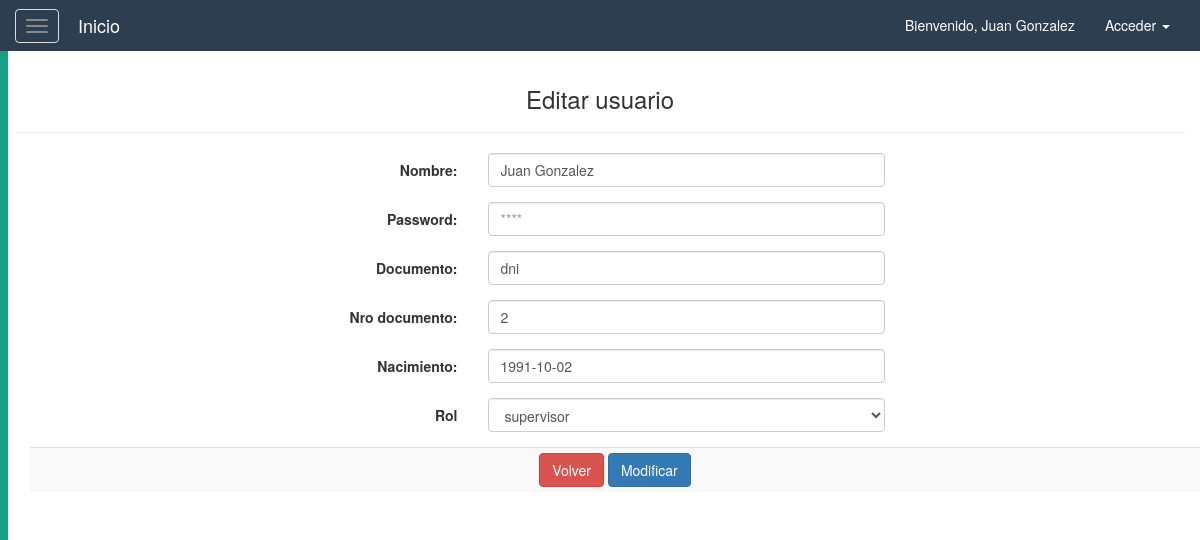
The app's page /logistica/editarUser.php?id=1 (signed in) with its own data.
### tables this page shows
CREATE TABLE `usuario` (
  `idUsuario` int(11) NOT NULL,
  `tipo_doc` varchar(45) DEFAULT NULL,
  `num_doc` int(11) DEFAULT NULL,
  `nombre` varchar(45) DEFAULT NULL,
  `fecha_nacimiento` date DEFAULT NULL,
  `rol` enum('chofer','admin','supervisor','mecanico') NOT NULL DEFAULT 'chofer',
  `password` varchar(45) DEFAULT NULL,
  `tipo_licencia` varchar(20) DEFAULT NULL,
  `nro_licencia` int(11) DEFAULT NULL
);

### resources/db/control.php (called while the page is built, shortened)
<?php
    class controlDB{
        function __construct(){
            try{
            $host="localhost";
            $dbname="logistica";
            $user="root";
            $pass="";
            $this->con=mysqli_connect($host,$user,$pass) or die("No se puede conectar con la base de datos.");
            mysqli_select_db($this->con,$dbname)or die("No se encuentra la base de datos.");
            mysqli_set_charset($this->con, "utf8");
            }catch(Exception $ex){
                throw $ex;
            }
        }
        function consultar($sql){
        $link=$this->con;
        $stmt = mysqli_prepare($link, $sql);
        mysqli_stmt_execute($stmt);
        $result = $stmt->get_result();
        $data=null;
        while($fila=$result->fetch_assoc()){
            $data[]=$fila;
        }
        return $data;
        }
    }
?>

### logistica/editarUser.php (the view, shortened to what this page needs)
<!DOCTYPE html>
<html lang="es">
<head>
    <?php
        $cod = $_GET['id'];
        $obj = new controlDB();
        $user = $obj -> consultar("SELECT *
            FROM usuario
            WHERE idUsuario = '$cod'");
    ?>
</head>
<body>
    <?php
        require_once($_SERVER['DOCUMENT_ROOT'].'/resources/templates/header.php');
    ?>
    <div id="wrapper">
    <?php
        require_once($_SERVER['DOCUMENT_ROOT'].'/resources/templates/sidebar.php');
    ?>
        <div id="page-content-wrapper">
            <div class="container-fluid">
                <div class="row">
                    <div class="col-lg-12 text-center">
                        <div class="row">
                            <div class="col">
                                <h3>Editar usuario</h3>
                                <hr>
                            </div>
                        </div>
                        <div class="container">
                            <div class="row">
                                <div class="col">
                                    <form action="bdUser.php" method="post" class="form-horizontal">
                                        <table class="table table-striped  table-condensed table-hover">
                                            <?php foreach($user as $users){ ?>
                                            <div class="form-group">
                                                <div class="col-xs-12 col-lg-6 col-lg-offset-3">
                                                    <label class="control-label col-xs-4 col-sm-3">Nombre:</label>
                                                    <div class="col-xs-8 col-sm-9">
                                                        <input type="text" class="form-control"  value="<?php echo $users['nombre']; ?>" name="nombre">
                                                    </div>
                                                </div>
                                            </div>
                                            <div class="form-group">
                                                <div class="col-xs-12 col-lg-6 col-lg-offset-3">
                                                    <label class="control-label col-xs-4 col-sm-3">Password:</label>
                                                    <div class="col-xs-8 col-sm-9">
                                                        <input type="password" class="form-control"  placeholder="****" name="pass" required>
                                                    </div>
                                                </div>
                                            </div>
                                            <div class="form-group">
                                                <div class="col-xs-12 col-lg-6 col-lg-offset-3">
                                                    <label class="control-label col-xs-4 col-sm-3">Documento:</label>
                                                    <div class="col-xs-8 col-sm-9">
                                                        <input type="text" class="form-control"  value="<?php echo $users['tipo_doc']; ?>" name="tipo_doc">
                                                    </div>
                                                </div>
                                            </div>
                                            <div class="form-group">
                                                <div class="col-xs-12 col-lg-6 col-lg-offset-3">
                                                    <label class="control-label col-xs-4 col-sm-3">Nro documento:</label>
                                                    <div class="col-xs-8 col-sm-9">
                                                        <input type="text" class="form-control"  value="<?php echo $users['num_doc']; ?>" name="num_doc">
                                                    </div>
                                                </div>
                                            </div>
                                            <div class="form-group">
                                                <div class="col-xs-12 col-lg-6 col-lg-offset-3">
                                                    <label class="control-label col-xs-4 col-sm-3">Nacimiento:</label>
                                                    <div class="col-xs-8 col-sm-9">
                                                        <input type="text" class="form-control"  value="<?php echo $users['fecha_nacimiento']; ?>" name="fecha_nacimiento">
                                                    </div>
                                                </div>
                                            </div>
                                            <div class="form-group">
                                                <div class="col-xs-12 col-lg-6 col-lg-offset-3">
                                                    <div class="control-label col-xs-4 col-sm-3">
                                                        <label for="sel1 ">Rol</label>
                                                    </div>
                                                    <div class="col-xs-8 col-sm-9">
                                                        <select class="form-control" id="sel1" name="rol">
                                                            <option value="<?php echo $users['rol']; ?>" selected><?php echo $users['rol']; ?></option>
                                                        </select>
                                                    </div>
                                                </div>
                                            </div>
                                            <tr>
                                                <td colspan="3" class="text-center">
                                                    <a href="usuarios.php" class="btn btn-danger">Volver</a>
                                                    <input type="submit" value="Modificar" class="btn btn-primary">
                                                </td>
                                            </tr>
                                            <?php } ?>
                                        </table>
                                    </form>
                                </div>
                            </div>
                        </div>
                    </div>
                </div>
            </div>
        </div>
    </div>
</body>
</html>

### resources/css/menuLateral.css (style rules this page uses)
#page-content-wrapper { width: 100%; height: 100%; position: absolute; padding: 15px; }

### records on screen
usuario: nombre "Juan Gonzalez", tipo_doc "dni", num_doc "2", fecha_nacimiento "1991-10-02", rol "supervisor"

### other values on screen
$_SESSION['usuario'] "Juan Gonzalez"
